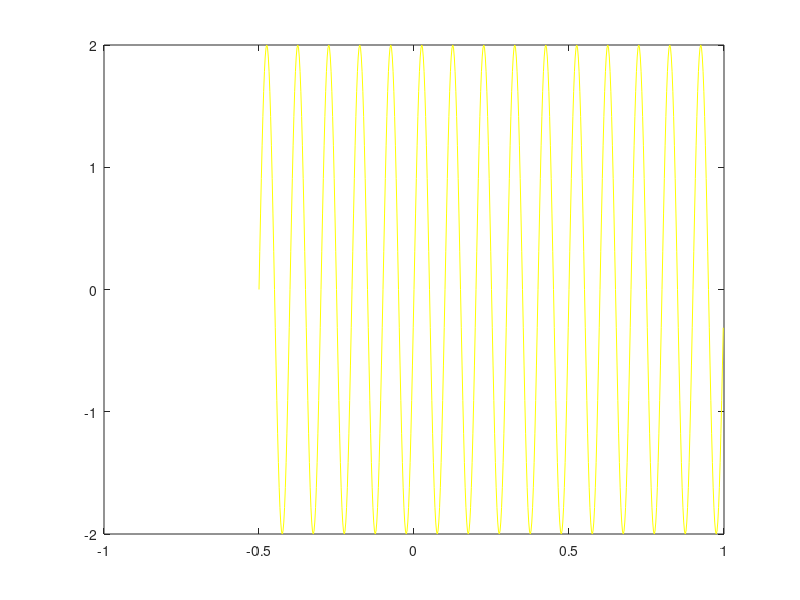

Recreate this plot in MATLAB. (Note: this script raises an error after producing the figure.)
1;
#ejercicio5.m

# Discretice una señal arbitraria con frecuencia de muestreo de 10 Hz y sobremuestreela mednainte
# distintos tipos de interpoladores a 4 veces la frecuencia de muestreo.

# Definicion de una señal arbitraria "continua".
function y=senal_arbitraria(x)
	y = 2*sin(20*pi*x);
endfunction

# frecuencia_muestreo:	frecuencia de muestreo.
# x0:					inicio intervalo
# xf:					fin intervalo
function [xd,yd]=muestrear_senal(frecuencia_muestreo , x0, xf)
	intervalo = xf - x0;
	dx = 1 / (intervalo*frecuencia_muestreo);
	xd = x0:dx:xf-dx;

	for i=1:length(xd)
		yd(i) = senal_arbitraria(xd(i));
	end

	% clf;
	% clear plot;

	% figure(1);
	% hold on;
	% plot(xd,yd, 'b');
	% hold on;
	% plot(x,y, 'g');

	% legend('Muestreada', 'Original')


endfunction


### interpoladores
function y=interpolador_escalon(x)
	for i=1:length(x)
		if (x(i) <= 0 && x(i) < 1)
			y(i) = 1;
		else
			y(i) = 0;
		endif
	end
endfunction

function y=interpolador_lineal(x)
	for i=1:length(x)
		if (abs(x(i)) < 1) 
			y(i) = 1 - abs(x(i)) ;
		else
			y(i) = 0;
		endif
	end
endfunction

function y=interpolador_sinc(x)
	for i=1:length(x)
		if (abs(x(i)) < 1) 
			y(i) = 1 - abs(x(i)) ;
		else
			y(i) = 0;
		endif
	end
endfunction

function [x_continuo, y_continuo]=interpolador(xd, yd, T, x_continuo)
	for i=1:length(x_continuo)
		y_continuo(i) = sum( yd(i) 
			* interpolador_lineal(
					(x_continuo(i) - i*T)) / T
		 );
	end
endfunction

#################### Fin declaración de funciones y procedimientos ####################
#################### Fin declaración de funciones y procedimientos ####################
#################### Fin declaración de funciones y procedimientos ####################
#################### Fin declaración de funciones y procedimientos ####################

x0 = -0.5; 
xf = 1;
dx_continuo = 0.0025;
frecuencia_muestreo = 10;
T = 1/frecuencia_muestreo;
% Graficamos la funcion arbitraria "continua"
x_continuo = x0:dx_continuo:xf-dx_continuo;

clf;
clear plot;
figure(1);
plot(x_continuo, senal_arbitraria(x_continuo) , 'y');

%Obtenemos la funcion discretizada
[xd, yd] = muestrear_senal(frecuencia_muestreo, x0, xf);

[intx, inty] = interpolador(xd, yd, T, x_continuo);

hold on;
plot(intx,inty, 'b');
